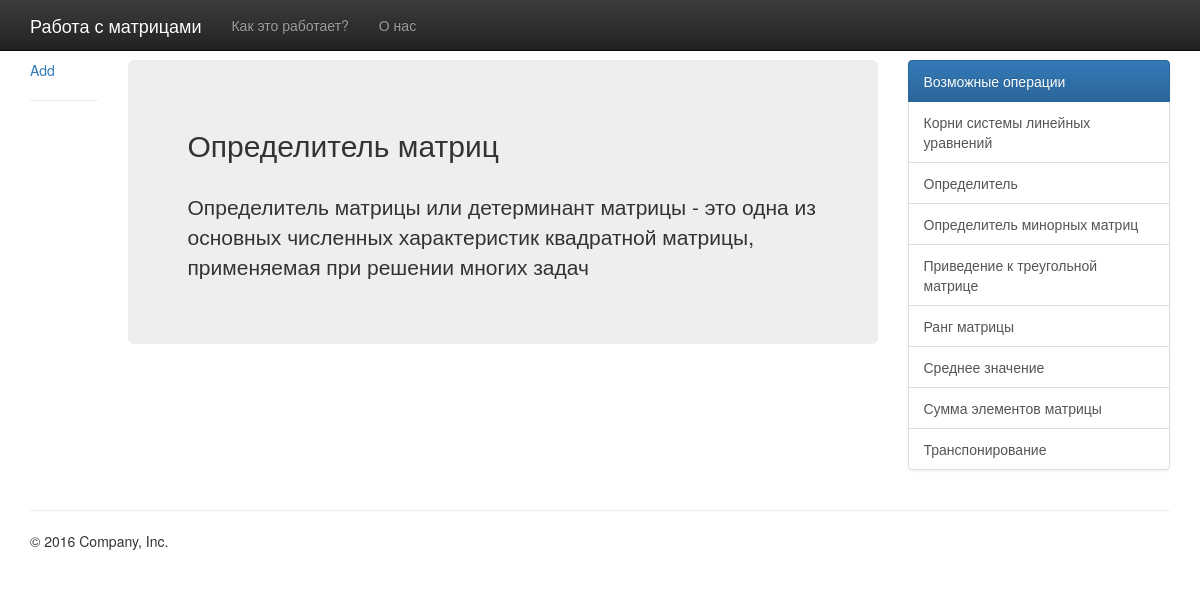
The app's page /determinate/, older data.
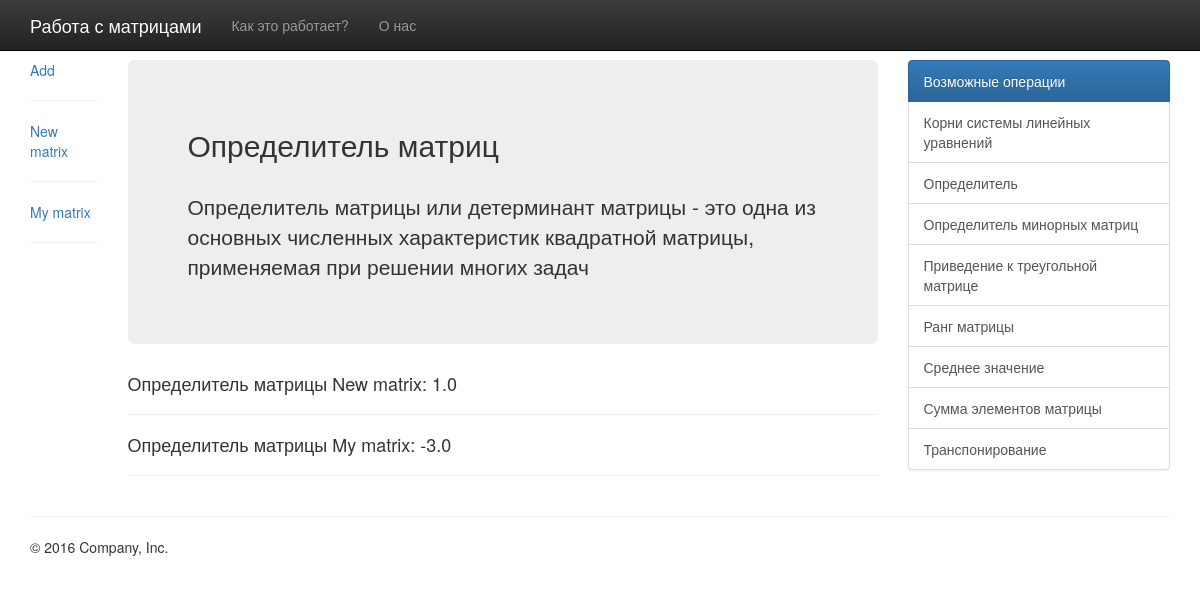
The same page, newer data.
### matrix/models.py (models this page shows, shortened)
class Matrix(models.Model):
    name = models.CharField(max_length=25, default="New matrix")
    rows = models.PositiveIntegerField(default=0)
    columns = models.PositiveIntegerField(default=0)
    values = models.TextField()
    file = models.FileField()
    def matrix(self):
        array = make_array(self.values)
        return array
    def determinate(self):
        if self.rows == self.columns:
            array = np.array(make_array(self.values))
            array.shape = (int(self.rows), int(self.columns))
            return np.around(np.linalg.det(array), decimals=2)
        else:
            return "Ошибка. Матрица не квадратная. Невозможно найти определитель!"

### matrix/views.py (the view)
# urls.py: path('determinate/', DeterminateView.as_view(), name='determinate'),
class DeterminateView(ListView):
    model = Matrix
    template_name = 'determinate.html'

### matrix/models.py (called while the page is built)
def make_array(string):
    lines = string.splitlines()
    array = list(map(lambda x: list(map(int, x.split())), lines))
    return array

### templates/determinate.html
{% extends 'base.html' %}
{% block content %}
    <div class="col-sm-1">
        <div class="card"><a href="{% url 'create' %}">Add</a></div>
        <hr/>
        {% for matrix in object_list %}
            <div class="card"><a href="{% url 'detail' matrix.pk %}">{{ matrix.name }}</a></div>
            <hr/>
        {% endfor %}
    </div>
    <div class="col-sm-8">
        <div class="jumbotron">
            <h2>Определитель матриц</h2>
            <br>
            <p>Определитель матрицы или детерминант матрицы - это одна из основных численных
                характеристик квадратной матрицы, применяемая при решении многих задач</p>
        </div>
    {% for matrix in object_list %}
        <h4>Определитель матрицы {{ matrix.name }}: {{ matrix.determinate }}</h4>
        <hr/>
    {% endfor %}
    </div>
{% endblock content %}

Row changes from the older to the newer data that the page shows:
added Matrix: name "New matrix", determinate "1.0"
added Matrix: name "My matrix", determinate "-3.0"
